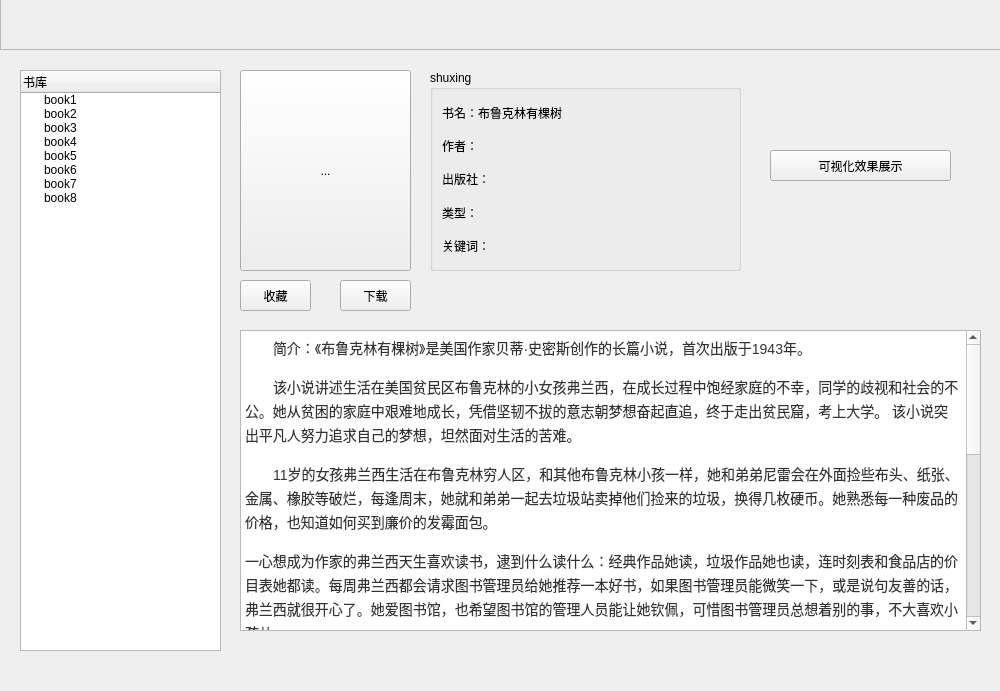
<?xml version="1.0" encoding="UTF-8"?>
<ui version="4.0">
 <class>vice_interface</class>
 <widget class="QWidget" name="vice_interface">
  <property name="geometry">
   <rect>
    <x>0</x>
    <y>0</y>
    <width>1000</width>
    <height>691</height>
   </rect>
  </property>
  <property name="windowTitle">
   <string>Form</string>
  </property>
  <widget class="QPushButton" name="viewWnd">
   <property name="geometry">
    <rect>
     <x>770</x>
     <y>150</y>
     <width>181</width>
     <height>31</height>
    </rect>
   </property>
   <property name="sizePolicy">
    <sizepolicy hsizetype="Preferred" vsizetype="Fixed">
     <horstretch>0</horstretch>
     <verstretch>0</verstretch>
    </sizepolicy>
   </property>
   <property name="text">
    <string>可视化效果展示</string>
   </property>
  </widget>
  <widget class="QTreeWidget" name="treeWidget">
   <property name="geometry">
    <rect>
     <x>20</x>
     <y>70</y>
     <width>201</width>
     <height>581</height>
    </rect>
   </property>
   <column>
    <property name="text">
     <string>书库</string>
    </property>
   </column>
   <item>
    <property name="text">
     <string>book1</string>
    </property>
   </item>
   <item>
    <property name="text">
     <string>book2</string>
    </property>
   </item>
   <item>
    <property name="text">
     <string>book3</string>
    </property>
   </item>
   <item>
    <property name="text">
     <string>book4</string>
    </property>
   </item>
   <item>
    <property name="text">
     <string>book5</string>
    </property>
   </item>
   <item>
    <property name="text">
     <string>book6</string>
    </property>
   </item>
   <item>
    <property name="text">
     <string>book7</string>
    </property>
   </item>
   <item>
    <property name="text">
     <string>book8</string>
    </property>
   </item>
  </widget>
  <widget class="QToolButton" name="toolButton">
   <property name="geometry">
    <rect>
     <x>240</x>
     <y>70</y>
     <width>171</width>
     <height>201</height>
    </rect>
   </property>
   <property name="text">
    <string>...</string>
   </property>
   <property name="icon">
    <iconset>
     <normaloff>:/img/book1.png</normaloff>:/img/book1.png</iconset>
   </property>
   <property name="iconSize">
    <size>
     <width>170</width>
     <height>200</height>
    </size>
   </property>
  </widget>
  <widget class="QPushButton" name="pushButton_2">
   <property name="geometry">
    <rect>
     <x>340</x>
     <y>280</y>
     <width>71</width>
     <height>31</height>
    </rect>
   </property>
   <property name="text">
    <string>下载</string>
   </property>
  </widget>
  <widget class="QPushButton" name="pushButton_3">
   <property name="geometry">
    <rect>
     <x>240</x>
     <y>280</y>
     <width>71</width>
     <height>31</height>
    </rect>
   </property>
   <property name="text">
    <string>收藏</string>
   </property>
  </widget>
  <widget class="QGroupBox" name="groupBox">
   <property name="geometry">
    <rect>
     <x>430</x>
     <y>70</y>
     <width>311</width>
     <height>201</height>
    </rect>
   </property>
   <property name="title">
    <string>shuxing</string>
   </property>
   <layout class="QVBoxLayout" name="verticalLayout">
    <item>
     <widget class="QLabel" name="label">
      <property name="text">
       <string>书名：布鲁克林有棵树</string>
      </property>
     </widget>
    </item>
    <item>
     <widget class="QLabel" name="label_2">
      <property name="text">
       <string>作者：</string>
      </property>
     </widget>
    </item>
    <item>
     <widget class="QLabel" name="label_3">
      <property name="text">
       <string>出版社：</string>
      </property>
     </widget>
    </item>
    <item>
     <widget class="QLabel" name="label_4">
      <property name="text">
       <string>类型：</string>
      </property>
     </widget>
    </item>
    <item>
     <widget class="QLabel" name="label_5">
      <property name="text">
       <string>关键词：</string>
      </property>
     </widget>
    </item>
   </layout>
  </widget>
  <widget class="QTextEdit" name="textEdit">
   <property name="geometry">
    <rect>
     <x>240</x>
     <y>330</y>
     <width>741</width>
     <height>301</height>
    </rect>
   </property>
   <property name="html">
    <string>&lt;!DOCTYPE HTML PUBLIC &quot;-//W3C//DTD HTML 4.0//EN&quot; &quot;http://www.w3.org/TR/REC-html40/strict.dtd&quot;&gt;
&lt;html&gt;&lt;head&gt;&lt;meta name=&quot;qrichtext&quot; content=&quot;1&quot; /&gt;&lt;style type=&quot;text/css&quot;&gt;
p, li { white-space: pre-wrap; }
&lt;/style&gt;&lt;/head&gt;&lt;body style=&quot; font-family:'SimSun'; font-size:9pt; font-weight:400; font-style:normal;&quot;&gt;
&lt;p style=&quot; margin-top:0px; margin-bottom:15px; margin-left:0px; margin-right:0px; -qt-block-indent:0; text-indent:28px; line-height:24px; background-color:#ffffff;&quot;&gt;&lt;span style=&quot; font-family:'Helvetica Neue,Helvetica,Arial,PingFang SC,Hiragino Sans GB,Microsoft YaHei,WenQuanYi Micro Hei,sans-serif'; font-size:14px; color:#333333; background-color:#ffffff;&quot;&gt;简介：《布鲁克林有棵树》是美国作家贝蒂·史密斯创作的长篇小说，首次出版于1943年。&lt;/span&gt;&lt;/p&gt;
&lt;p style=&quot; margin-top:0px; margin-bottom:15px; margin-left:0px; margin-right:0px; -qt-block-indent:0; text-indent:28px; line-height:24px; background-color:#ffffff;&quot;&gt;&lt;span style=&quot; font-family:'Helvetica Neue,Helvetica,Arial,PingFang SC,Hiragino Sans GB,Microsoft YaHei,WenQuanYi Micro Hei,sans-serif'; font-size:14px; color:#333333; background-color:#ffffff;&quot;&gt;该小说讲述生活在美国贫民区布鲁克林的小女孩弗兰西，在成长过程中饱经家庭的不幸，同学的歧视和社会的不公。她从贫困的家庭中艰难地成长，凭借坚韧不拔的意志朝梦想奋起直追，终于走出贫民窟，考上大学。&lt;/span&gt;&lt;span style=&quot; font-family:'Helvetica Neue,Helvetica,Arial,PingFang SC,Hiragino Sans GB,Microsoft YaHei,WenQuanYi Micro Hei,sans-serif'; font-size:14px; color:#333333;&quot;&gt; 该小说突出平凡人努力追求自己的梦想，坦然面对生活的苦难。&lt;/span&gt;&lt;/p&gt;
&lt;p style=&quot; margin-top:0px; margin-bottom:15px; margin-left:0px; margin-right:0px; -qt-block-indent:0; text-indent:28px; line-height:24px; background-color:#ffffff;&quot;&gt;&lt;span style=&quot; font-family:'Helvetica Neue,Helvetica,Arial,PingFang SC,Hiragino Sans GB,Microsoft YaHei,WenQuanYi Micro Hei,sans-serif'; font-size:14px; color:#333333; background-color:#ffffff;&quot;&gt;11岁的女孩弗兰西生活在布鲁克林穷人区，和其他布鲁克林小孩一样，她和弟弟尼雷会在外面捡些布头、纸张、金属、橡胶等破烂，每逢周末，她就和弟弟一起去垃圾站卖掉他们捡来的垃圾，换得几枚硬币。她熟悉每一种废品的价格，也知道如何买到廉价的发霉面包。&lt;/span&gt;&lt;/p&gt;
&lt;p style=&quot; margin-top:0px; margin-bottom:15px; margin-left:0px; margin-right:0px; -qt-block-indent:0; text-indent:0px; line-height:24px; background-color:#ffffff;&quot;&gt;&lt;span style=&quot; font-family:'Helvetica Neue,Helvetica,Arial,PingFang SC,Hiragino Sans GB,Microsoft YaHei,WenQuanYi Micro Hei,sans-serif'; font-size:14px; color:#333333; background-color:#ffffff;&quot;&gt;一心想成为作家的弗兰西天生喜欢读书，逮到什么读什么：经典作品她读，垃圾作品她也读，连时刻表和食品店的价目表她都读。每周弗兰西都会请求图书管理员给她推荐一本好书，如果图书管理员能微笑一下，或是说句友善的话，弗兰西就很开心了。她爱图书馆，也希望图书馆的管理人员能让她钦佩，可惜图书管理员总想着别的事，不大喜欢小孩儿。&lt;/span&gt;&lt;/p&gt;
&lt;p style=&quot; margin-top:0px; margin-bottom:15px; margin-left:0px; margin-right:0px; -qt-block-indent:0; text-indent:0px; line-height:24px; background-color:#ffffff;&quot;&gt;&lt;span style=&quot; font-family:'Helvetica Neue,Helvetica,Arial,PingFang SC,Hiragino Sans GB,Microsoft YaHei,WenQuanYi Micro Hei,sans-serif'; font-size:14px; color:#333333; background-color:#ffffff;&quot;&gt;弗兰西一直想拥有一本书，实在不行抄写一本也行。她发誓长大后努力工作，好好存钱，将自己喜欢的书全都买下，这个想法对于她来说是个巨大安慰。每个周末，她都会拿着一本书，独自在家，边读书边快乐。&lt;/span&gt;&lt;/p&gt;
&lt;p style=&quot; margin-top:0px; margin-bottom:15px; margin-left:0px; margin-right:0px; -qt-block-indent:0; text-indent:0px; line-height:24px; background-color:#ffffff;&quot;&gt;&lt;span style=&quot; font-family:'Helvetica Neue,Helvetica,Arial,PingFang SC,Hiragino Sans GB,Microsoft YaHei,WenQuanYi Micro Hei,sans-serif'; font-size:14px; color:#333333; background-color:#ffffff;&quot;&gt;弗兰西的书读完的时候，爸爸也回来了，弗兰西一边帮爸爸熨衣服，一边和爸爸聊天。弗兰西的爸爸是个一无是处的歌手，经常喝得醉醺醺的，但她还是很喜欢爸爸。在她的眼里，爸爸帅气潇洒，比别人的爸爸都要优雅，风度翩翩。&lt;/span&gt;&lt;/p&gt;
&lt;p style=&quot; margin-top:0px; margin-bottom:15px; margin-left:0px; margin-right:0px; -qt-block-indent:0; text-indent:0px; line-height:24px; background-color:#ffffff;&quot;&gt;&lt;span style=&quot; font-family:'Helvetica Neue,Helvetica,Arial,PingFang SC,Hiragino Sans GB,Microsoft YaHei,WenQuanYi Micro Hei,sans-serif'; font-size:14px; color:#333333; background-color:#ffffff;&quot;&gt;弗兰西的妈妈靠擦洗地板和当看门人维持家用，她是全家的经济支柱。她希望自己的孩子能生活得好一点儿，她梦想着能供养两个孩子上大学。她的外祖母没有文化，连字都不识，却建议弗兰西的妈妈给自己的孩子读《圣经》，读莎士比亚，讲述民间故事和童话，好让孩子虽然处于困境当中，也不至于沉沦。弗兰西姐弟在物质上几乎一无所有，却意外地拥有了巨大的精神财富。&lt;/span&gt;&lt;/p&gt;
&lt;p style=&quot; margin-top:0px; margin-bottom:15px; margin-left:0px; margin-right:0px; -qt-block-indent:0; text-indent:0px; line-height:24px; background-color:#ffffff;&quot;&gt;&lt;span style=&quot; font-family:'Helvetica Neue,Helvetica,Arial,PingFang SC,Hiragino Sans GB,Microsoft YaHei,WenQuanYi Micro Hei,sans-serif'; font-size:14px; color:#333333; background-color:#ffffff;&quot;&gt;弗兰西跟爸爸亲，跟妈妈疏远，但最了解女儿的，却恰恰是这位母亲。在生产第三个孩子几乎要死掉的时候，母亲吐露了心声，说儿子本来不喜欢读书，如果停他的学，他永远都不会再回去；而弗兰西不一样，她会拼，会斗，她还会回去的，就如同太平梯那里的那棵天堂树。&lt;/span&gt;&lt;/p&gt;
&lt;p style=&quot; margin-top:0px; margin-bottom:15px; margin-left:0px; margin-right:0px; -qt-block-indent:0; text-indent:0px; line-height:24px; background-color:#ffffff;&quot;&gt;&lt;span style=&quot; font-family:'Helvetica Neue,Helvetica,Arial,PingFang SC,Hiragino Sans GB,Microsoft YaHei,WenQuanYi Micro Hei,sans-serif'; font-size:14px; color:#333333; background-color:#ffffff;&quot;&gt;弗兰西在艰辛的生活中品味着成长的种种无奈：家境的贫穷、同学的歧视、社会的不公……然而她始终像那棵长在水泥地里的树，奋力成长，坚韧不拔。&lt;/span&gt;&lt;/p&gt;
&lt;p style=&quot; margin-top:0px; margin-bottom:15px; margin-left:0px; margin-right:0px; -qt-block-indent:0; text-indent:0px; line-height:24px; background-color:#ffffff;&quot;&gt;&lt;span style=&quot; font-family:'Helvetica Neue,Helvetica,Arial,PingFang SC,Hiragino Sans GB,Microsoft YaHei,WenQuanYi Micro Hei,sans-serif'; font-size:14px; color:#333333; background-color:#ffffff;&quot;&gt;弗兰西带着自己的梦想，从书中如饥似渴地汲取知识。几经周折，她终于得以进入大学的校门，离开了熟悉的故乡。&lt;/span&gt;&lt;/p&gt;&lt;/body&gt;&lt;/html&gt;</string>
   </property>
  </widget>
  <widget class="QWidget" name="verticalLayoutWidget">
   <property name="geometry">
    <rect>
     <x>0</x>
     <y>0</y>
     <width>1001</width>
     <height>51</height>
    </rect>
   </property>
   <layout class="QVBoxLayout" name="Header"/>
  </widget>
  <widget class="QFrame" name="frame">
   <property name="geometry">
    <rect>
     <x>0</x>
     <y>-1</y>
     <width>1001</width>
     <height>51</height>
    </rect>
   </property>
   <property name="frameShape">
    <enum>QFrame::StyledPanel</enum>
   </property>
   <property name="frameShadow">
    <enum>QFrame::Raised</enum>
   </property>
   <widget class="QWidget" name="horizontalLayoutWidget">
    <property name="geometry">
     <rect>
      <x>790</x>
      <y>0</y>
      <width>211</width>
      <height>51</height>
     </rect>
    </property>
    <layout class="QHBoxLayout" name="toolLayout"/>
   </widget>
  </widget>
 </widget>
 <resources/>
 <connections/>
</ui>
